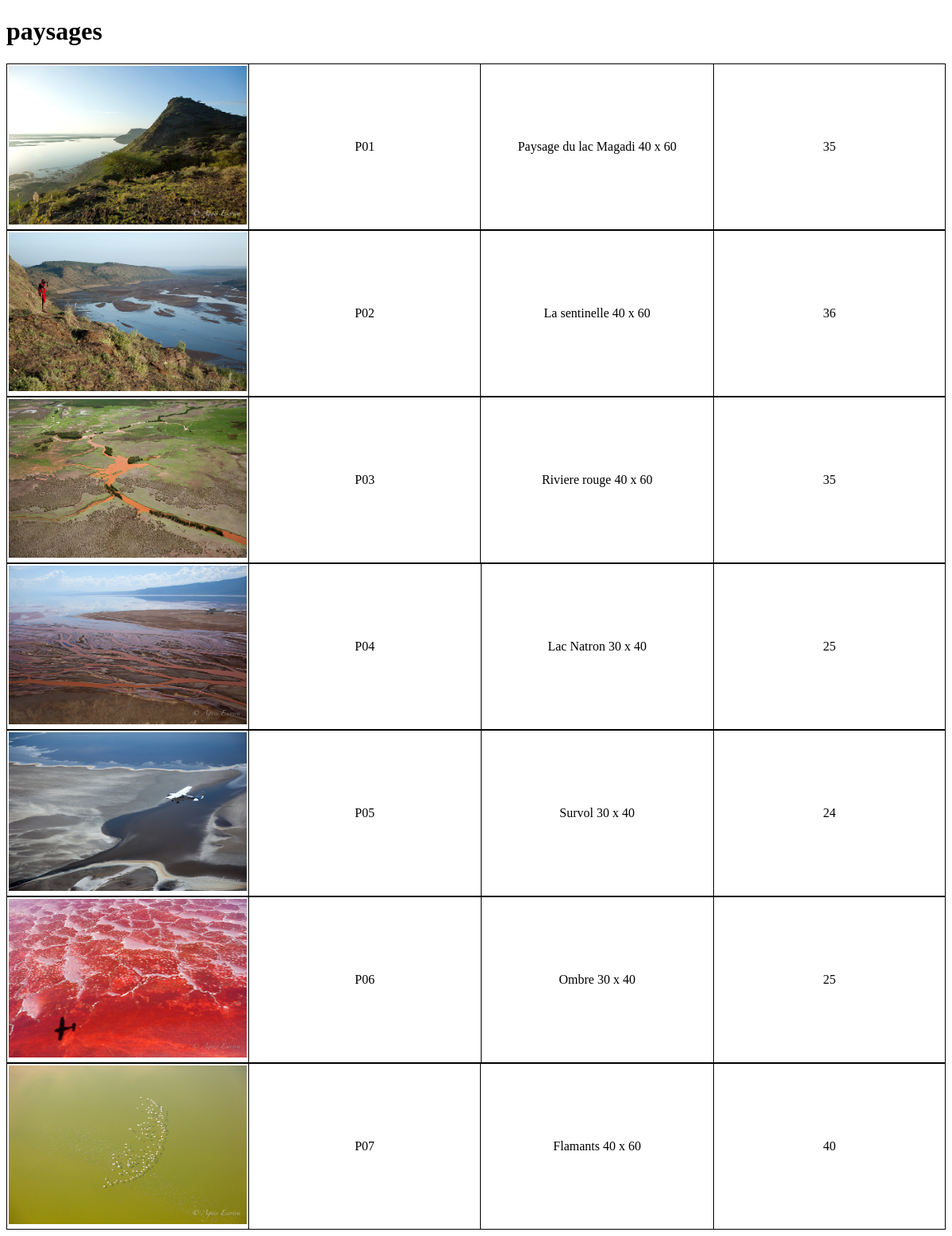
Screenshot of /Version2/listPdt.php?categ=paysages with the database file from the repository.
### tables this page shows
CREATE TABLE IF NOT EXISTS `produit` (
  `pdt_ref` varchar(3) NOT NULL DEFAULT '',
  `pdt_designation` varchar(50) DEFAULT NULL,
  `pdt_prix` decimal(5,0) DEFAULT NULL,
  `pdt_image` varchar(50) DEFAULT NULL,
  `pdt_categorie` varchar(3) DEFAULT NULL,
  `pdt_dimension` varchar(8) DEFAULT NULL,
  PRIMARY KEY (`pdt_ref`)
);

### Version2/listPdt.php (the view, shortened to what this page needs)
<!DOCTYPE HTML>
<html>
    <head>
        <link rel="stylesheet" href="style.css" />
    </head>
        <?php
include("connexion.php");
$categ = $_GET['categ'];
$reponse = $bdd->query('SELECT * FROM produit, categorie WHERE categorie.cat_code = produit.pdt_categorie AND cat_libelle="'.$categ.'"');
echo "<h1>$categ</h1>";
while ($donnees = $reponse->fetch())
{
?>
<table>
                <tr>
                    <td>
                        <img src="../Images/<?php echo $donnees['pdt_image']; ?>" class="<?php echo $donnees['pdt_dimension']; ?>" />
                     </td>
                    <td> <p><?php echo $donnees['pdt_ref']; ?></p> </td>
                    <td> <p> <?php echo $donnees['pdt_designation']; ?> </p> </td>
                    <td> <p> <?php echo $donnees['pdt_prix']; ?> <p> </td>
                </tr>
</table>
<?php
}
?>
</html>

### Version2/style.css (style rules this page uses)
table { border-collapse: collapse; padding : 2px; text-align:center; }
td, th { border: 1px solid black; padding : 2px; width : 300px; }
img.paysage { height:200px; width:300px; }

### rows the page displays
produit: pdt_image (picture), pdt_ref "P01", pdt_designation "Paysage du lac Magadi 40 x 60", pdt_prix "35"
produit: pdt_image (picture), pdt_ref "P02", pdt_designation "La sentinelle 40 x 60", pdt_prix "36"
produit: pdt_image (picture), pdt_ref "P03", pdt_designation "Riviere rouge 40 x 60", pdt_prix "35"
produit: pdt_image (picture), pdt_ref "P04", pdt_designation "Lac Natron 30 x 40", pdt_prix "25"
produit: pdt_image (picture), pdt_ref "P05", pdt_designation "Survol 30 x 40", pdt_prix "24"
produit: pdt_image (picture), pdt_ref "P06", pdt_designation "Ombre 30 x 40", pdt_prix "25"
produit: pdt_image (picture), pdt_ref "P07", pdt_designation "Flamants 40 x 60", pdt_prix "40"

### other values shown
$categ "paysages"
